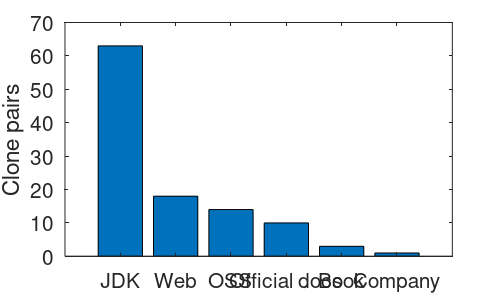

Here is the MATLAB script that generated this plot:
y = [63 18 14 10 3 1];
bar(y)

%xticks([1 2 3 4 5 6 7 8 9 10 11 12 13 14 15 16 17 18 19])
xticklabels({'JDK', 'Web', 'OSS', 'Official docs', 'Book', 'Company'})
%xlabel('Project','FontSize',15)
ylabel('Clone pairs','FontSize',15)
%t_legend=legend('Fresh', 'Outdated', 'Dead');
%set(t_legend,'FontSize',15);
set(gca,'FontSize',15);
set(gca,'XTickLabelRotation',45)
box on

h=gcf;
set(h,'PaperPositionMode','auto');         
set(h,'PaperOrientation','landscape');
set(h,'Position',[50 50 500 300]);
print('ex_sources','-dpdf','-bestfit')